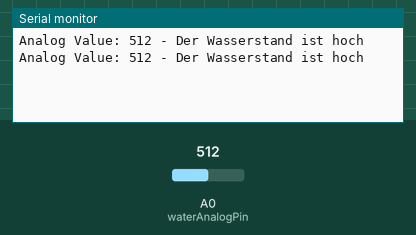
A sketch run on a simulated Arduino Uno, built with avr-gcc and run on an emulated ATmega328P. On the bench: the last lines printed to the serial monitor. The test bench sets the inputs (shaded band); at power-on: A0 (waterAnalogPin) = 512.

Above: at 3.0 s.
3.1 s: A0 (waterAnalogPin) set to 339
At 5.2 s:
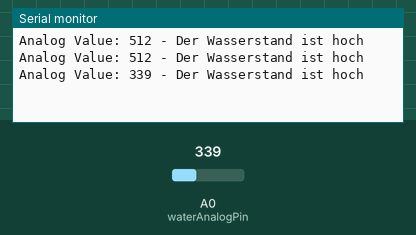
5.9 s: A0 (waterAnalogPin) set to 323
At 6.9 s:
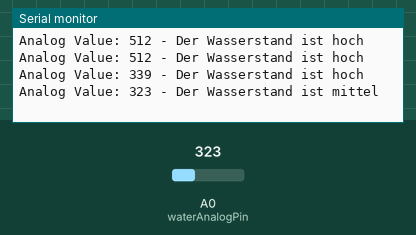
10.0 s: A0 (waterAnalogPin) set to 291
At 11.3 s:
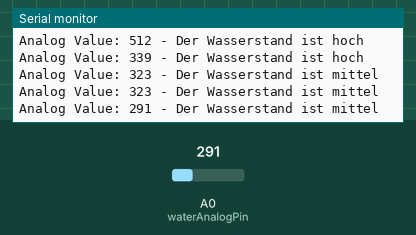
12.8 s: A0 (waterAnalogPin) set to 266
At 15.8 s:
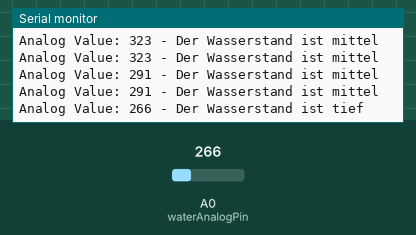
18.4 s: A0 (waterAnalogPin) set to 53
At 20.2 s:
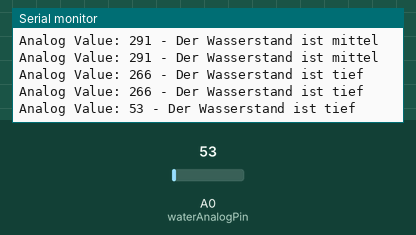
21.2 s: A0 (waterAnalogPin) set to 46
At 24.6 s:
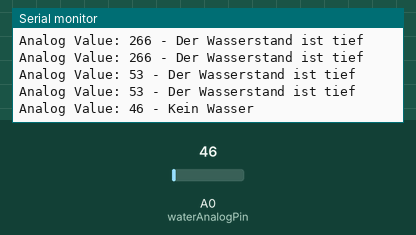

Measured:
- the behaviour switches between 331 and 330 on A0 (waterAnalogPin) (found by bisection; images 1 and 2)
- the behaviour switches between 281 and 280 on A0 (waterAnalogPin) (found by bisection; images 3 and 4)
- the behaviour switches between 51 and 50 on A0 (waterAnalogPin) (found by bisection; images 5 and 6)
- after the input at 3.1 s, the serial monitor: prints a new line after 1.2 s (image 1)
- after the input at 5.9 s, the serial monitor: prints a new line after 0.50 s (image 2)
- after the input at 10.0 s, the serial monitor: prints a new line after 0.60 s (image 3)
- after the input at 12.8 s, the serial monitor: prints a new line after 2.0 s (image 4)
- after the input at 18.4 s, the serial monitor: prints a new line after 0.61 s (image 5)
- after the input at 21.2 s, the serial monitor: prints a new line after 2.0 s (image 6)

The sketch:

Wasserstand_Sensor.ino
```cpp
/*
Project:  Water level Sensor
Author:   Thomas Edlinger for www.edistechlab.com
Date:     Created 01.05.2021
Version:  V1.0
IDE:      Arduino IDE 1.8.13
 
Required Board (Tools -> Board -> Boards Manager...)
 - Board: esp8266 by ESP8266 Community   V2.7.4
 - Board: esp32   by Espressif Systems   V1.0.4

Wirering for the Module:
Modul       ESP32       ESP8266     UNO         Mega
VCC         D4/4        D2/4        4           4
GND         GND         GND         GND         GND
AO          VP/A0/36    A0          A0          A0
*/

const int waterAnalogPin = A0;
const int waterSensorPowerPin = 4;
// Kalibrationswerte übertragen - hier mit dem ESP8266
const int waterLevelLow = 50;
const int waterLevelMiddle = 280;
const int waterLevelHigh = 330;

void setup() {
  Serial.begin(115200);
  pinMode(waterAnalogPin, INPUT);
  pinMode(waterSensorPowerPin, OUTPUT);
}

void loop() {
  digitalWrite(waterSensorPowerPin, HIGH); // Schaltet den Strom für den Sensor ein
  delay(100);
  int waterAnalog = analogRead(waterAnalogPin);

  Serial.print("Analog Value: ");
  Serial.print(waterAnalog);

  if (waterAnalog <= waterLevelLow) {
    Serial.println(" - Kein Wasser");
  } else if (waterAnalog > waterLevelLow && waterAnalog <= waterLevelMiddle) {
      Serial.println(" - Der Wasserstand ist tief");
  } else if (waterAnalog > waterLevelMiddle && waterAnalog <= waterLevelHigh) {
      Serial.println(" - Der Wasserstand ist mittel");
  } else if (waterAnalog > waterLevelHigh) {
      Serial.println(" - Der Wasserstand ist hoch");
  }

  digitalWrite(waterSensorPowerPin, LOW);  // Schaltet den Strom für den Sensor aus
  delay(2000);
}
```
